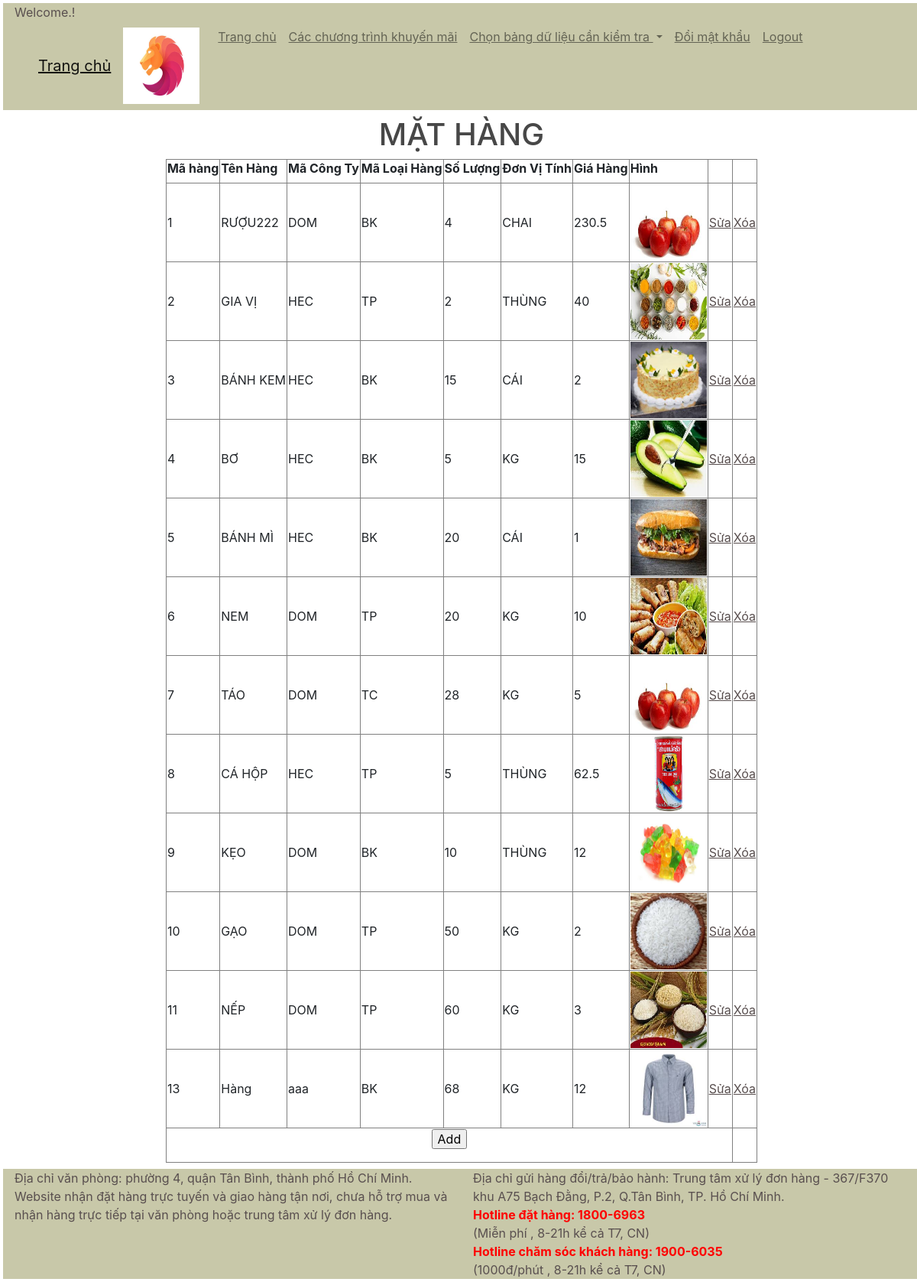
The app's page /admin/mathang_db.php with its own data.
### tables this page shows
CREATE TABLE IF NOT EXISTS `mathang` (
  `MAHANG` int(11) NOT NULL AUTO_INCREMENT,
  `TENHANG` varchar(50) DEFAULT NULL,
  `MACONGTY` varchar(10) DEFAULT NULL,
  `MALOAIHANG` varchar(3) DEFAULT NULL,
  `SOLUONG` float DEFAULT NULL,
  `DONVITINH` varchar(7) DEFAULT NULL,
  `GIAHANG` float DEFAULT NULL,
  `HINH` varchar(100) NOT NULL,
  PRIMARY KEY (`MAHANG`),
  KEY `MACONGTY` (`MACONGTY`,`MALOAIHANG`),
  KEY `MALOAIHANG` (`MALOAIHANG`)
);

### admin/mathang_db.php (the view, shortened to what this page needs)
<head>
	<link rel="stylesheet" href="../css/bootstrap.min.css">
	<link rel="stylesheet" href="../css/style.css">
</head>
<body>
	<div class="container-fluid">
		<div class="row">
			<div class="col-sm-12 m-1 divhead">
				<?php
				include 'Menu-admin.php';
				?>
			</div>
		</div>
		<div class="row">
			<div class="col-sm-12 m-1 divbody">
				<table border="1" align="center">
					<tr><h1>MẶT HÀNG</h1></tr>
					<tr>
						<th>
							<label>Mã hàng</label>
						</th>
						<th>
							<label>Tên Hàng</label>
						</th>
						<th>
							<label>Mã Công Ty</label>
						</th>
						<th>
							<label>Mã Loại Hàng</label>
						</th>
						<th>
							<label>Số Lượng</label>
						</th>
						<th>
							<label>Đơn Vị Tính</label>
						</th>
						<th>
							<label>Giá Hàng</label>
						</th>
						<th>
							<label>Hình</label>
						</th>
						<th></th>
						<th></th>
					</tr>
					<?php
						$select=mysqli_query($db,"SELECT * from mathang");
						while($row=mysqli_fetch_array($select))
						{
							echo "<tr>";
								echo '<td>'.$row['MAHANG'].'</td>';
								echo '<td>'.$row['TENHANG'].'</td>';
								echo '<td>'.$row['MACONGTY'].'</td>';
								echo '<td>'.$row['MALOAIHANG'].'</td>';
								echo '<td>'.$row['SOLUONG'].'</td>';
								echo '<td>'.$row['DONVITINH'].'</td>';
								echo '<td>'.$row['GIAHANG'].'</td>';
								echo "<td><img src='".$row['HINH']."' width=100 height=100/></td>";
								echo "<td><a href='./mathang_update.php?id=".$row['MAHANG']."'> Sửa</a></td>";
								echo "<td><a href='./mathang_delete.php?id=".$row['MAHANG']."'> Xóa</a></td>";
							echo "</tr>";
						}
					?>
					<tr>
						<td colspan=9 align="center">
							<form action="mathang_insert.php" method="post" class="form">
								<input type="submit" name="Add" value="Add">
							</form>
						</td>
					</tr>
				</table>
			</div>
		</div>
		<div class="row">
			<div class="col-sm-12 m-1 sticky-bottom divfooter">
				<?php
				include 'footer-admin.php';
				?>
	</div>
</body>

### admin/Menu-admin.php (shortened to what this page needs)
<html>
	<head>
		<?php
			include 'login_success-admin.php';
			include '../show_db_mysql.php';
		?>
		<link rel="stylesheet" href="css/bootstrap.min.css">
	</head>
	<body>
		<div class="container-fluid">
			<div class="row col-sm-12">
				<nav class="navbar navbar-expand-lg navbar-light" >
					<a class="navbar-brand" href="index-admin.php">Trang chủ</a>
				  <div class="collapse navbar-collapse" id="navbarNavDropdown">
					<ul class="navbar-nav mr-auto">
						<li><a class="navbar-brand" href="#"><img src="../images/sample.jpg" width=100 height=100></img></a></li>
						<li><a class="nav-item nav-link" href="index-admin.php">Trang chủ <span class="sr-only">(current)</span></a></li>
						<li><a class="nav-item nav-link" href="chuongtrinhkhuyenmai_db.php">Các chương trình khuyến mãi<span class="sr-only">(current)</span></a></li>
						<li class="nav-item dropdown">
							<a class="nav-link dropdown-toggle" href="#" id="navbarDropdownMenuLink" role="button" data-toggle="dropdown" aria-haspopup="true" aria-expanded="false">
							  Chọn bảng dữ liệu cần kiểm tra
							</a>
						</li>
						<li><a class="nav-item nav-link" href="changepass.php">Đổi mật khẩu</a></li>
						<li><a class="nav-item nav-link" href="logout-admin.php">Logout</a></li>
					</ul>
				  </div>
				</nav>
			</div>
		</div>
	</body>
</html>

### admin/login_success-admin.php (shortened to what this page needs)
<?php
		if(isset($SESSION["name"]) && isset($SESSION["name"]) !='')
		{
			header('Location:login.php');
		}
		else
		{
			echo "Welcome.".$_SESSION["name"]."!<br>";
		}
?>

### show_db_mysql.php (shortened to what this page needs)
<head>
</head>
<body>
</body>

### admin/footer-admin.php (shortened to what this page needs)
<html>
	<head>
	</head>
	<body>
			<div class="row">
				<div class="col-sm-6">
				</div>
				<div class="col-sm-6">
						Địa chỉ gửi hàng đổi/trả/bảo hành: Trung tâm xử lý đơn hàng - 367/F370 khu A75 Bạch Đằng, P.2, Q.Tân Bình, TP. Hồ Chí Minh.</br>
						<font color=red><b>Hotline đặt hàng: 1800-6963</b></font></br>
						(Miễn phí , 8-21h kể cả T7, CN)</br>
						<font color=red><b>Hotline chăm sóc khách hàng: 1900-6035</font></b></br>
						(1000đ/phút , 8-21h kể cả T7, CN)</br>
				</div>
			</div>
	</body>
</html>

### CSS/style.css (style rules this page uses)
.divhead { background-color: #C8C8A9; color: #594F4F; }
a:link, a:visited { color: #594F4F; padding: 0px; text-align: center; text-decoration: underline; display: inline-block; }
.divbody { color: #474747; text-align: center; margin: auto; min-height:500px; }
.divfooter { background-color: #C8C8A9; color: #594F4F; }
body { background-color: #F9F9F9; font-family: Georgia, "Times New Roman", Times, serif; }

### records on screen
mathang: MAHANG "1", TENHANG "RƯỢU222", MACONGTY "DOM", MALOAIHANG "BK", SOLUONG "4", DONVITINH "CHAI", GIAHANG "230.5"
mathang: MAHANG "2", TENHANG "GIA VỊ", MACONGTY "HEC", MALOAIHANG "TP", SOLUONG "2", DONVITINH "THÙNG", GIAHANG "40", shows a picture
mathang: MAHANG "3", TENHANG "BÁNH KEM", MACONGTY "HEC", MALOAIHANG "BK", SOLUONG "15", DONVITINH "CÁI", GIAHANG "2", shows a picture
mathang: MAHANG "4", TENHANG "BƠ", MACONGTY "HEC", MALOAIHANG "BK", SOLUONG "5", DONVITINH "KG", GIAHANG "15", shows a picture
mathang: MAHANG "5", TENHANG "BÁNH MÌ", MACONGTY "HEC", MALOAIHANG "BK", SOLUONG "20", DONVITINH "CÁI", GIAHANG "1", shows a picture
mathang: MAHANG "6", TENHANG "NEM", MACONGTY "DOM", MALOAIHANG "TP", SOLUONG "20", DONVITINH "KG", GIAHANG "10", shows a picture
mathang: MAHANG "7", TENHANG "TÁO", MACONGTY "DOM", MALOAIHANG "TC", SOLUONG "28", DONVITINH "KG", GIAHANG "5"
mathang: MAHANG "8", TENHANG "CÁ HỘP", MACONGTY "HEC", MALOAIHANG "TP", SOLUONG "5", DONVITINH "THÙNG", GIAHANG "62.5", shows a picture
mathang: MAHANG "9", TENHANG "KẸO", MACONGTY "DOM", MALOAIHANG "BK", SOLUONG "10", DONVITINH "THÙNG", GIAHANG "12", shows a picture
mathang: MAHANG "10", TENHANG "GẠO", MACONGTY "DOM", MALOAIHANG "TP", SOLUONG "50", DONVITINH "KG", GIAHANG "2", shows a picture
mathang: MAHANG "11", TENHANG "NẾP", MACONGTY "DOM", MALOAIHANG "TP", SOLUONG "60", DONVITINH "KG", GIAHANG "3", shows a picture
mathang: MAHANG "13", TENHANG "Hàng", MACONGTY "aaa", MALOAIHANG "BK", SOLUONG "68", DONVITINH "KG", GIAHANG "12", shows a picture
